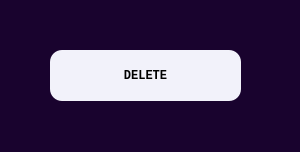
<?xml version="1.0" encoding="UTF-8"?>
<ui version="4.0">
 <class>MainWindow</class>
 <widget class="QMainWindow" name="MainWindow">
  <property name="windowModality">
   <enum>Qt::WindowModal</enum>
  </property>
  <property name="geometry">
   <rect>
    <x>0</x>
    <y>0</y>
    <width>300</width>
    <height>152</height>
   </rect>
  </property>
  <property name="maximumSize">
   <size>
    <width>300</width>
    <height>300</height>
   </size>
  </property>
  <property name="sizeIncrement">
   <size>
    <width>300</width>
    <height>300</height>
   </size>
  </property>
  <property name="tabletTracking">
   <bool>false</bool>
  </property>
  <property name="focusPolicy">
   <enum>Qt::NoFocus</enum>
  </property>
  <property name="contextMenuPolicy">
   <enum>Qt::CustomContextMenu</enum>
  </property>
  <property name="windowTitle">
   <string>Destroy temporary files</string>
  </property>
  <property name="styleSheet">
   <string notr="true">QMainWindow{
	background-color:#19032e;
	position: fixed;
	display:fixed;
	
}
QPushButton{
	border-radius: 30px;
	font-size: 12px;
	background-color: #f2f2fa;
	border-radius: 12px;;
    font-weight: 700;
    font-family: monospace;
	position: flex;
	cursor: pointer;
	
}
QPushButton:hover{
	background-color: #c0c0d1;
	cursor: pointer;
	border-radius: 12px;
	font-weight: 700;
	font-family: monospace;
}	
QPushButton:pressed{
	cursor: pointer;
	background-color: #87879c;
	border-radius: 12px;
	font-weight: 700;
	font-family: monospace;
}</string>
  </property>
  <property name="inputMethodHints">
   <set>Qt::ImhNoEditMenu</set>
  </property>
  <property name="toolButtonStyle">
   <enum>Qt::ToolButtonTextOnly</enum>
  </property>
  <property name="animated">
   <bool>false</bool>
  </property>
  <property name="dockOptions">
   <set>QMainWindow::AllowTabbedDocks</set>
  </property>
  <widget class="QWidget" name="centralwidget">
   <widget class="QPushButton" name="pushButton">
    <property name="geometry">
     <rect>
      <x>50</x>
      <y>50</y>
      <width>191</width>
      <height>51</height>
     </rect>
    </property>
    <property name="cursor">
     <cursorShape>PointingHandCursor</cursorShape>
    </property>
    <property name="text">
     <string>DELETE</string>
    </property>
   </widget>
  </widget>
 </widget>
 <resources/>
 <connections/>
</ui>
